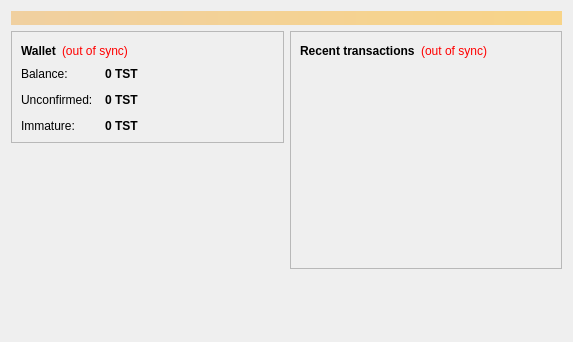
<?xml version="1.0" encoding="UTF-8"?>
<ui version="4.0">
 <class>OverviewPage</class>
 <widget class="QWidget" name="OverviewPage">
  <property name="geometry">
   <rect>
    <x>0</x>
    <y>0</y>
    <width>573</width>
    <height>342</height>
   </rect>
  </property>
  <property name="windowTitle">
   <string>Form</string>
  </property>
  <layout class="QVBoxLayout" name="topLayout">
   <item>
    <widget class="QLabel" name="labelAlerts">
     <property name="visible">
      <bool>false</bool>
     </property>
     <property name="styleSheet">
      <string notr="true">background-color: qlineargradient(x1: 0, y1: 0, x2: 1, y2: 0, stop:0 #F0D0A0, stop:1 #F8D488); color:#000000;</string>
     </property>
     <property name="wordWrap">
      <bool>true</bool>
     </property>
     <property name="margin">
      <number>3</number>
     </property>
    </widget>
   </item>
   <item>
    <layout class="QHBoxLayout" name="horizontalLayout" stretch="1,1">
     <item>
      <layout class="QVBoxLayout" name="verticalLayout_2">
       <item>
        <widget class="QFrame" name="frame">
         <property name="frameShape">
          <enum>QFrame::StyledPanel</enum>
         </property>
         <property name="frameShadow">
          <enum>QFrame::Raised</enum>
         </property>
         <layout class="QVBoxLayout" name="verticalLayout_4">
          <item>
           <layout class="QHBoxLayout" name="horizontalLayout_4">
            <item>
             <widget class="QLabel" name="label_5">
              <property name="font">
               <font>
                <weight>75</weight>
                <bold>true</bold>
               </font>
              </property>
              <property name="text">
               <string>Wallet</string>
              </property>
             </widget>
            </item>
            <item>
             <widget class="QLabel" name="labelWalletStatus">
              <property name="toolTip">
               <string>The displayed information may be out of date. Your wallet automatically synchronizes with the Testcoin network after a connection is established, but this process has not completed yet.</string>
              </property>
              <property name="styleSheet">
               <string notr="true">QLabel { color: red; }</string>
              </property>
              <property name="text">
               <string notr="true">(out of sync)</string>
              </property>
              <property name="alignment">
               <set>Qt::AlignLeading|Qt::AlignLeft|Qt::AlignVCenter</set>
              </property>
             </widget>
            </item>
            <item>
             <spacer name="horizontalSpacer_2">
              <property name="orientation">
               <enum>Qt::Horizontal</enum>
              </property>
              <property name="sizeHint" stdset="0">
               <size>
                <width>40</width>
                <height>20</height>
               </size>
              </property>
             </spacer>
            </item>
           </layout>
          </item>
          <item>
           <layout class="QFormLayout" name="formLayout_2">
            <property name="fieldGrowthPolicy">
             <enum>QFormLayout::AllNonFixedFieldsGrow</enum>
            </property>
            <property name="horizontalSpacing">
             <number>12</number>
            </property>
            <property name="verticalSpacing">
             <number>12</number>
            </property>
            <item row="0" column="0">
             <widget class="QLabel" name="label">
              <property name="text">
               <string>Balance:</string>
              </property>
             </widget>
            </item>
            <item row="0" column="1">
             <widget class="QLabel" name="labelBalance">
              <property name="font">
               <font>
                <weight>75</weight>
                <bold>true</bold>
               </font>
              </property>
              <property name="cursor">
               <cursorShape>IBeamCursor</cursorShape>
              </property>
              <property name="toolTip">
               <string>Your current balance</string>
              </property>
              <property name="text">
               <string notr="true">0 TST</string>
              </property>
              <property name="textInteractionFlags">
               <set>Qt::LinksAccessibleByMouse|Qt::TextSelectableByKeyboard|Qt::TextSelectableByMouse</set>
              </property>
             </widget>
            </item>
            <item row="1" column="0">
             <widget class="QLabel" name="label_3">
              <property name="text">
               <string>Unconfirmed:</string>
              </property>
             </widget>
            </item>
            <item row="1" column="1">
             <widget class="QLabel" name="labelUnconfirmed">
              <property name="font">
               <font>
                <weight>75</weight>
                <bold>true</bold>
               </font>
              </property>
              <property name="cursor">
               <cursorShape>IBeamCursor</cursorShape>
              </property>
              <property name="toolTip">
               <string>Total of transactions that have yet to be confirmed, and do not yet count toward the current balance</string>
              </property>
              <property name="text">
               <string notr="true">0 TST</string>
              </property>
              <property name="textInteractionFlags">
               <set>Qt::LinksAccessibleByMouse|Qt::TextSelectableByKeyboard|Qt::TextSelectableByMouse</set>
              </property>
             </widget>
            </item>
            <item row="2" column="0">
             <widget class="QLabel" name="labelImmatureText">
              <property name="text">
               <string>Immature:</string>
              </property>
             </widget>
            </item>
            <item row="2" column="1">
             <widget class="QLabel" name="labelImmature">
              <property name="font">
               <font>
                <weight>75</weight>
                <bold>true</bold>
               </font>
              </property>
              <property name="toolTip">
               <string>Mined balance that has not yet matured</string>
              </property>
              <property name="text">
               <string notr="true">0 TST</string>
              </property>
              <property name="textInteractionFlags">
               <set>Qt::LinksAccessibleByMouse|Qt::TextSelectableByKeyboard|Qt::TextSelectableByMouse</set>
              </property>
             </widget>
            </item>
           </layout>
          </item>
         </layout>
        </widget>
       </item>
       <item>
        <spacer name="verticalSpacer">
         <property name="orientation">
          <enum>Qt::Vertical</enum>
         </property>
         <property name="sizeHint" stdset="0">
          <size>
           <width>20</width>
           <height>40</height>
          </size>
         </property>
        </spacer>
       </item>
      </layout>
     </item>
     <item>
      <layout class="QVBoxLayout" name="verticalLayout_3">
       <item>
        <widget class="QFrame" name="frame_2">
         <property name="frameShape">
          <enum>QFrame::StyledPanel</enum>
         </property>
         <property name="frameShadow">
          <enum>QFrame::Raised</enum>
         </property>
         <layout class="QVBoxLayout" name="verticalLayout">
          <item>
           <layout class="QHBoxLayout" name="horizontalLayout_2">
            <item>
             <widget class="QLabel" name="label_4">
              <property name="text">
               <string>&lt;b&gt;Recent transactions&lt;/b&gt;</string>
              </property>
             </widget>
            </item>
            <item>
             <widget class="QLabel" name="labelTransactionsStatus">
              <property name="toolTip">
               <string>The displayed information may be out of date. Your wallet automatically synchronizes with the Testcoin network after a connection is established, but this process has not completed yet.</string>
              </property>
              <property name="styleSheet">
               <string notr="true">QLabel { color: red; }</string>
              </property>
              <property name="text">
               <string notr="true">(out of sync)</string>
              </property>
              <property name="alignment">
               <set>Qt::AlignRight|Qt::AlignTrailing|Qt::AlignVCenter</set>
              </property>
             </widget>
            </item>
            <item>
             <spacer name="horizontalSpacer">
              <property name="orientation">
               <enum>Qt::Horizontal</enum>
              </property>
              <property name="sizeHint" stdset="0">
               <size>
                <width>40</width>
                <height>20</height>
               </size>
              </property>
             </spacer>
            </item>
           </layout>
          </item>
          <item>
           <widget class="QListView" name="listTransactions">
            <property name="styleSheet">
             <string notr="true">QListView { background: transparent; }</string>
            </property>
            <property name="frameShape">
             <enum>QFrame::NoFrame</enum>
            </property>
            <property name="verticalScrollBarPolicy">
             <enum>Qt::ScrollBarAlwaysOff</enum>
            </property>
            <property name="horizontalScrollBarPolicy">
             <enum>Qt::ScrollBarAlwaysOff</enum>
            </property>
            <property name="selectionMode">
             <enum>QAbstractItemView::NoSelection</enum>
            </property>
           </widget>
          </item>
         </layout>
        </widget>
       </item>
       <item>
        <spacer name="verticalSpacer_2">
         <property name="orientation">
          <enum>Qt::Vertical</enum>
         </property>
         <property name="sizeHint" stdset="0">
          <size>
           <width>20</width>
           <height>40</height>
          </size>
         </property>
        </spacer>
       </item>
      </layout>
     </item>
    </layout>
   </item>
  </layout>
 </widget>
 <resources/>
 <connections/>
</ui>
